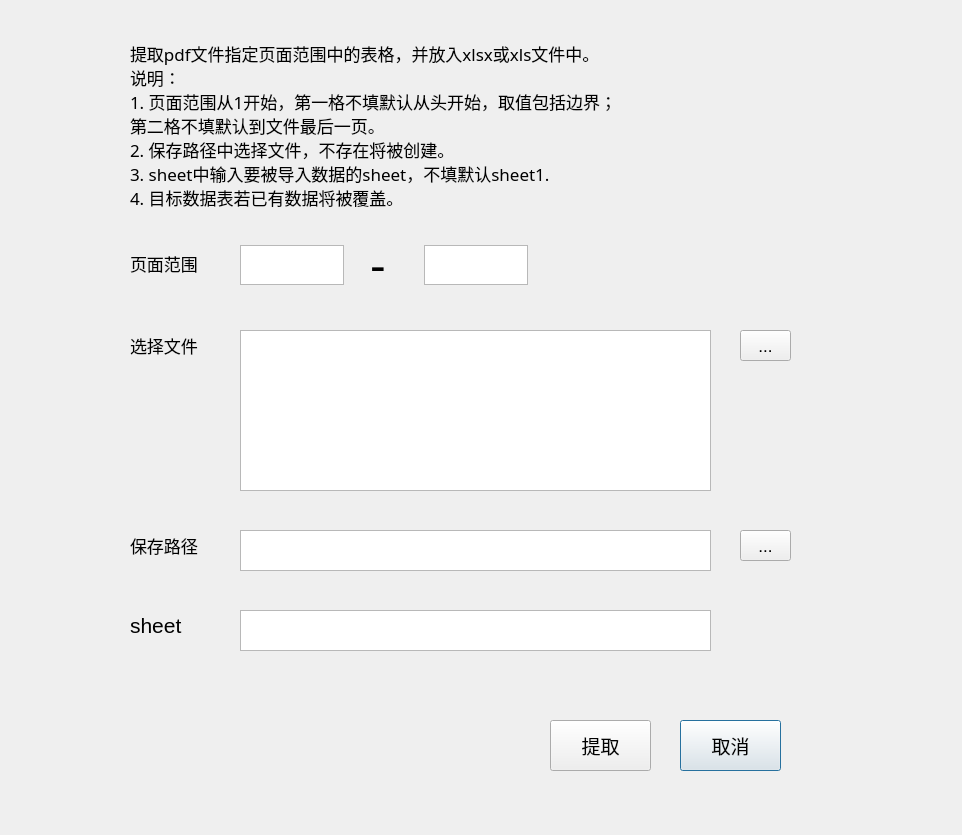
<?xml version="1.0" encoding="UTF-8"?>
<ui version="4.0">
 <class>Dialog</class>
 <widget class="QDialog" name="Dialog">
  <property name="geometry">
   <rect>
    <x>0</x>
    <y>0</y>
    <width>962</width>
    <height>835</height>
   </rect>
  </property>
  <property name="maximumSize">
   <size>
    <width>9999</width>
    <height>9999</height>
   </size>
  </property>
  <property name="font">
   <font>
    <pointsize>13</pointsize>
   </font>
  </property>
  <property name="windowTitle">
   <string>Dialog</string>
  </property>
  <widget class="QTextEdit" name="beginPageEdit">
   <property name="geometry">
    <rect>
     <x>240</x>
     <y>245</y>
     <width>104</width>
     <height>40</height>
    </rect>
   </property>
  </widget>
  <widget class="QLabel" name="label">
   <property name="geometry">
    <rect>
     <x>130</x>
     <y>238</y>
     <width>101</width>
     <height>51</height>
    </rect>
   </property>
   <property name="font">
    <font>
     <pointsize>13</pointsize>
    </font>
   </property>
   <property name="text">
    <string>页面范围</string>
   </property>
  </widget>
  <widget class="QTextEdit" name="endPageEdit">
   <property name="geometry">
    <rect>
     <x>424</x>
     <y>245</y>
     <width>104</width>
     <height>40</height>
    </rect>
   </property>
  </widget>
  <widget class="QLabel" name="label_2">
   <property name="geometry">
    <rect>
     <x>370</x>
     <y>220</y>
     <width>31</width>
     <height>91</height>
    </rect>
   </property>
   <property name="font">
    <font>
     <pointsize>35</pointsize>
    </font>
   </property>
   <property name="text">
    <string>-</string>
   </property>
  </widget>
  <widget class="QLabel" name="label_3">
   <property name="geometry">
    <rect>
     <x>130</x>
     <y>330</y>
     <width>91</width>
     <height>31</height>
    </rect>
   </property>
   <property name="font">
    <font>
     <pointsize>13</pointsize>
    </font>
   </property>
   <property name="text">
    <string>选择文件</string>
   </property>
  </widget>
  <widget class="QTextEdit" name="textEdit_2">
   <property name="geometry">
    <rect>
     <x>240</x>
     <y>530</y>
     <width>471</width>
     <height>41</height>
    </rect>
   </property>
   <property name="font">
    <font>
     <pointsize>13</pointsize>
    </font>
   </property>
  </widget>
  <widget class="QTextEdit" name="textEdit">
   <property name="geometry">
    <rect>
     <x>240</x>
     <y>330</y>
     <width>471</width>
     <height>161</height>
    </rect>
   </property>
   <property name="font">
    <font>
     <pointsize>13</pointsize>
    </font>
   </property>
  </widget>
  <widget class="QToolButton" name="selectFileBtn">
   <property name="geometry">
    <rect>
     <x>740</x>
     <y>330</y>
     <width>51</width>
     <height>31</height>
    </rect>
   </property>
   <property name="font">
    <font>
     <pointsize>13</pointsize>
    </font>
   </property>
   <property name="text">
    <string>...</string>
   </property>
  </widget>
  <widget class="QLabel" name="label_4">
   <property name="geometry">
    <rect>
     <x>130</x>
     <y>530</y>
     <width>91</width>
     <height>31</height>
    </rect>
   </property>
   <property name="font">
    <font>
     <pointsize>13</pointsize>
    </font>
   </property>
   <property name="text">
    <string>保存路径</string>
   </property>
  </widget>
  <widget class="QToolButton" name="selectPathBtn">
   <property name="geometry">
    <rect>
     <x>740</x>
     <y>530</y>
     <width>51</width>
     <height>31</height>
    </rect>
   </property>
   <property name="font">
    <font>
     <pointsize>13</pointsize>
    </font>
   </property>
   <property name="text">
    <string>...</string>
   </property>
  </widget>
  <widget class="QPushButton" name="exitBtn">
   <property name="geometry">
    <rect>
     <x>680</x>
     <y>720</y>
     <width>101</width>
     <height>51</height>
    </rect>
   </property>
   <property name="font">
    <font>
     <pointsize>14</pointsize>
    </font>
   </property>
   <property name="text">
    <string>取消</string>
   </property>
  </widget>
  <widget class="QPushButton" name="operateBtn">
   <property name="geometry">
    <rect>
     <x>550</x>
     <y>720</y>
     <width>101</width>
     <height>51</height>
    </rect>
   </property>
   <property name="font">
    <font>
     <pointsize>14</pointsize>
    </font>
   </property>
   <property name="text">
    <string>提取</string>
   </property>
  </widget>
  <widget class="QLabel" name="label_5">
   <property name="geometry">
    <rect>
     <x>130</x>
     <y>20</y>
     <width>811</width>
     <height>211</height>
    </rect>
   </property>
   <property name="font">
    <font>
     <family>宋体</family>
     <pointsize>13</pointsize>
    </font>
   </property>
   <property name="text">
    <string>提取pdf文件指定页面范围中的表格，并放入xlsx或xls文件中。
说明：
1. 页面范围从1开始，第一格不填默认从头开始，取值包括边界；
第二格不填默认到文件最后一页。
2. 保存路径中选择文件，不存在将被创建。
3. sheet中输入要被导入数据的sheet，不填默认sheet1.
4. 目标数据表若已有数据将被覆盖。</string>
   </property>
  </widget>
  <widget class="QTextEdit" name="sheet">
   <property name="geometry">
    <rect>
     <x>240</x>
     <y>610</y>
     <width>471</width>
     <height>41</height>
    </rect>
   </property>
   <property name="font">
    <font>
     <pointsize>13</pointsize>
    </font>
   </property>
  </widget>
  <widget class="QLabel" name="label_6">
   <property name="geometry">
    <rect>
     <x>130</x>
     <y>610</y>
     <width>91</width>
     <height>31</height>
    </rect>
   </property>
   <property name="font">
    <font>
     <pointsize>16</pointsize>
    </font>
   </property>
   <property name="text">
    <string>sheet</string>
   </property>
  </widget>
 </widget>
 <resources>
  <include location="pictures.qrc"/>
 </resources>
 <connections/>
</ui>
